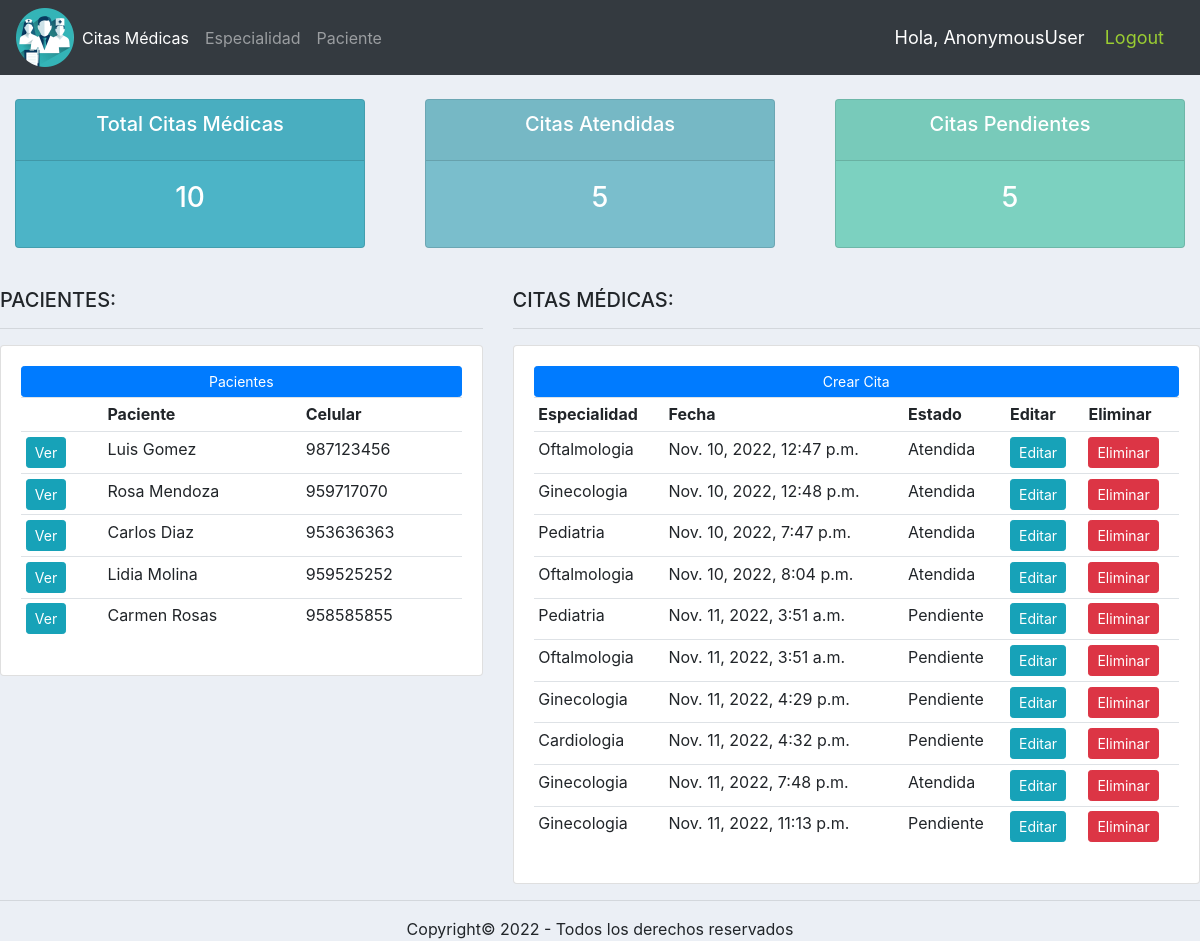
The page / on the database its author committed.
### Aplicacion/models.py (models this page shows, shortened)
class Paciente(models.Model):
    nombre = models.CharField(max_length=200, null=True)
    celular = models.CharField(max_length=200, null=True)
    email = models.CharField(max_length=200, null=True)
    fecha_creada = models.DateTimeField(auto_now_add=True, null=True)

class Cita(models.Model):
    ESTADO = (
			('Pendiente', 'Pendiente'),
			('No Asistió', 'No Asistió'),
			('Atendida', 'Atendida'),
			)
    paciente= models.ForeignKey(Paciente, null=True, on_delete=models.SET_NULL)
    especialidad= models.ForeignKey(Especialidad, null=True, on_delete=models.SET_NULL)
    fecha_creada = models.DateTimeField(auto_now_add=True, null=True)
    estado = models.CharField(max_length=200, null=True, choices=ESTADO)
    medico= models.CharField(max_length=1000, null=True)

class Especialidad(models.Model):
	CATEGORIA = (
			('A', 'A'),
			('B', 'B'),
			)
	nombre = models.CharField(max_length=200, null=True)
	precio = models.FloatField(null=True)
	categoria = models.CharField(max_length=200, null=True, choices=CATEGORIA)
	descripcion = models.CharField(max_length=200, null=True, blank=True)
	fecha_creada = models.DateTimeField(auto_now_add=True, null=True)
	def __str__(self):
		return self.nombre

### Aplicacion/views.py (the view)
# urls.py: path('', views.home, name="home"),
def home(request):
    citas = Cita.objects.all()
    pacientes = Paciente.objects.all()
    total_pacientes = pacientes.count()
    total_citas = citas.count()
    atendida=citas.filter(estado='Atendida').count()
    pendiente=citas.filter(estado='Pendiente').count()
    context = {'citas':citas, 'pacientes':pacientes, 'total_citas':total_citas, 'atendida':atendida, 'pendiente':pendiente}
    return render(request, 'Aplicacion/dashboard.html', context)

### Aplicacion/templates/Aplicacion/dashboard.html
{% extends 'Aplicacion/main.html' %}
{% block content %}
{% include 'Aplicacion/status.html' %}
        <br>
        <div class="row">
            <div class="col-md-5">
                <h5>PACIENTES:</h5>
                <hr>
                <div class="card card-body">
                    <a class="btn btn-primary btn-sm btn-block" href="{% url 'pacienten' %}">Pacientes</a>
                    <table class="table table-sm">
                        <tr>
                            <th></th>
                            <th>Paciente</th>
                            <th>Celular</th>
                        </tr>
                        {% for paciente in pacientes %}
                            <tr>
                                <td><a class="btn btn-sm btn-info" href="{% url 'paciente' paciente.id %}">Ver</a></td>
                                <td>{{paciente.nombre}}</td>
                                <td>{{paciente.celular}}</td>
                            </tr>
                        {% endfor %}
                    </table>
                </div>
            </div>
        <div class="col-md-7">
            <h5>CITAS MÉDICAS:</h5>
            <hr>
            <div class="card card-body">
                <a class="btn btn-primary btn-sm btn-block" href="{% url 'crear_cita' %}">Crear Cita</a>
                <table class="table table-sm">
                    <tr>
                        <th>Especialidad</th>
                        <th>Fecha</th>
                        <th>Estado</th>
                        <th>Editar</th>
                        <th>Eliminar</th>
                    </tr>
                    {% for cita in citas %}
                        <tr>
                            <td>{{cita.especialidad}}</td>
                            <td>{{cita.fecha_creada}}</td>
                            <td>{{cita.estado}}</td>
                            <td><a class="btn btn-sm btn-info" href="{% url 'actualizar_cita' cita.id %}">Editar</a></td>
                            <td><a class="btn btn-sm btn-danger" href="{% url 'eliminar_cita' cita.id %}">Eliminar</a></td>
                        </tr>
                    {% endfor %}
                </table>
            </div>
        </div>
        </div>
{% endblock %}

### Aplicacion/templates/Aplicacion/main.html (shortened to what this page needs)
{% load static %}
<!DOCTYPE html>
<html>
<head>
     <link rel="stylesheet" href="https://cdn.jsdelivr.net/npm/bootstrap@4.3.1/dist/css/bootstrap.min.css"
>
     <link rel="stylesheet" type="text/css" href="{% static '/css/main.css' %}">
</head>
<body>
    {% include 'Aplicacion/navbar.html' %}
    {% block content %}
    {% endblock %}
   <hr>
   <center><h7>Copyright&copy; 2022 -  Todos los derechos reservados</h7></center>
</body>
</html>

### Aplicacion/templates/Aplicacion/navbar.html (shortened to what this page needs)
{% load static %}
<nav class="navbar navbar-expand-lg navbar-dark bg-dark">
    <img src="{% static 'images/logo.png' %}">
    <div class="collapse navbar-collapse" id="navbarNav">
      <ul class="navbar-nav">
        <li class="nav-item active">
          <a class="nav-link" href="{% url 'home' %}">Citas Médicas</a>
        </li>
        <li class="nav-item">
          <a class="nav-link" href="{% url 'especialidad' %}">Especialidad</a>
        </li>
        <li class="nav-item">
          <a class="nav-link" href="{% url 'pacienten' %}">Paciente</a>
        </li>
      </ul>
    </div>
    <span class="hello-msg" >Hola, {{request.user}} </span>
    <span ><a class="hello-msg" href="{% url 'logout' %}" style="color: yellowgreen;">Logout</a></span>
  </nav>

### Aplicacion/templates/Aplicacion/status.html
<br>
<div class="row">
    <div class="col">
        <div class="col-md">
            <div class="card text-center text-white  mb-3" id="total-orders">
                <div class="card-header">
                    <h5 class="card-title">Total Citas Médicas</h5>
                </div>
                <div class="card-body">
                    <h3 class="card-title">{{total_citas}}</h3>
                </div>
            </div>
        </div>
    </div>
    <div class="col">
        <div class="col-md">
            <div class="card text-center text-white  mb-3" id="orders-delivered">
                <div class="card-header">
                    <h5 class="card-title">Citas Atendidas</h5>
                </div>
                <div class="card-body">
                    <h3 class="card-title">{{atendida}}</h3>
                </div>
            </div>
        </div>
    </div>
    <div class="col">
        <div class="col-md">
            <div class="card text-center text-white  mb-3" id="orders-pending">
                <div class="card-header">
                    <h5 class="card-title">Citas Pendientes</h5>
                </div>
                <div class="card-body">
                    <h3 class="card-title">{{pendiente}}</h3>
                </div>
            </div>
        </div>
    </div>
</div>

### static/css/main.css (style rules this page uses)
body { background-color: #ebeff5; }
#total-orders { background-color: #4cb4c7; }
#orders-delivered { background-color: #7abecc; }
#orders-pending { background-color: #7CD1C0; }

### Aplicacion/templates/Aplicacion/navbar.html (style rules this page uses)
.hello-msg { font-size: 18px; color: #fff; margin-right: 20px; }

### rows shown on the page
Paciente: nombre "Luis Gomez", celular "987123456"
Paciente: nombre "Rosa Mendoza", celular "959717070"
Paciente: nombre "Carlos Diaz", celular "953636363"
Paciente: nombre "Lidia Molina", celular "959525252"
Paciente: nombre "Carmen Rosas", celular "958585855"
Cita: especialidad "Oftalmologia", fecha_creada "Nov. 10, 2022, 12:47 p.m.", estado "Atendida"
Cita: especialidad "Ginecologia", fecha_creada "Nov. 10, 2022, 12:48 p.m.", estado "Atendida"
Cita: especialidad "Pediatria", fecha_creada "Nov. 10, 2022, 7:47 p.m.", estado "Atendida"
Cita: especialidad "Oftalmologia", fecha_creada "Nov. 10, 2022, 8:04 p.m.", estado "Atendida"
Cita: especialidad "Pediatria", fecha_creada "Nov. 11, 2022, 3:51 a.m.", estado "Pendiente"
Cita: especialidad "Oftalmologia", fecha_creada "Nov. 11, 2022, 3:51 a.m.", estado "Pendiente"
Cita: especialidad "Ginecologia", fecha_creada "Nov. 11, 2022, 4:29 p.m.", estado "Pendiente"
Cita: especialidad "Cardiologia", fecha_creada "Nov. 11, 2022, 4:32 p.m.", estado "Pendiente"
Cita: especialidad "Ginecologia", fecha_creada "Nov. 11, 2022, 7:48 p.m.", estado "Atendida"
Cita: especialidad "Ginecologia", fecha_creada "Nov. 11, 2022, 11:13 p.m.", estado "Pendiente"

### other values the page prints
{{ request.user }} "AnonymousUser"
{{ total_citas }} "10"
{{ atendida }} "5"
{{ pendiente }} "5"
